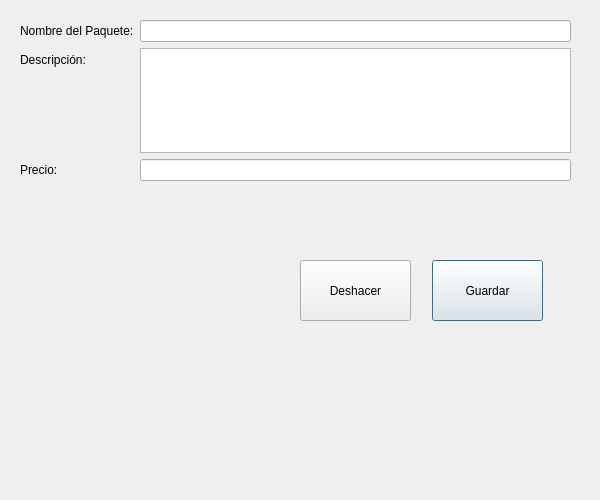
<?xml version="1.0" encoding="UTF-8"?>
<ui version="4.0">
 <class>AddPackages</class>
 <widget class="QDialog" name="AddPackages">
  <property name="windowModality">
   <enum>Qt::WindowModal</enum>
  </property>
  <property name="geometry">
   <rect>
    <x>0</x>
    <y>0</y>
    <width>600</width>
    <height>500</height>
   </rect>
  </property>
  <property name="maximumSize">
   <size>
    <width>600</width>
    <height>500</height>
   </size>
  </property>
  <property name="windowTitle">
   <string>Agregar Paquete</string>
  </property>
  <widget class="QWidget" name="formLayoutWidget">
   <property name="geometry">
    <rect>
     <x>20</x>
     <y>20</y>
     <width>551</width>
     <height>161</height>
    </rect>
   </property>
   <layout class="QFormLayout" name="formLayout">
    <item row="0" column="0">
     <widget class="QLabel" name="label">
      <property name="maximumSize">
       <size>
        <width>600</width>
        <height>700</height>
       </size>
      </property>
      <property name="text">
       <string>Nombre del Paquete:</string>
      </property>
     </widget>
    </item>
    <item row="0" column="1">
     <widget class="QLineEdit" name="txtPackageName1"/>
    </item>
    <item row="1" column="0">
     <widget class="QLabel" name="label_2">
      <property name="text">
       <string>Descripción:</string>
      </property>
     </widget>
    </item>
    <item row="1" column="1">
     <widget class="QTextEdit" name="txtDescription"/>
    </item>
    <item row="2" column="0">
     <widget class="QLabel" name="label_3">
      <property name="text">
       <string>Precio:</string>
      </property>
     </widget>
    </item>
    <item row="2" column="1">
     <widget class="QLineEdit" name="txtPrice"/>
    </item>
   </layout>
  </widget>
  <widget class="QPushButton" name="btnSave">
   <property name="geometry">
    <rect>
     <x>432</x>
     <y>260</y>
     <width>111</width>
     <height>61</height>
    </rect>
   </property>
   <property name="text">
    <string>Guardar</string>
   </property>
  </widget>
  <widget class="QPushButton" name="btnReset">
   <property name="geometry">
    <rect>
     <x>300</x>
     <y>260</y>
     <width>111</width>
     <height>61</height>
    </rect>
   </property>
   <property name="text">
    <string>Deshacer</string>
   </property>
  </widget>
 </widget>
 <resources/>
 <connections/>
</ui>
